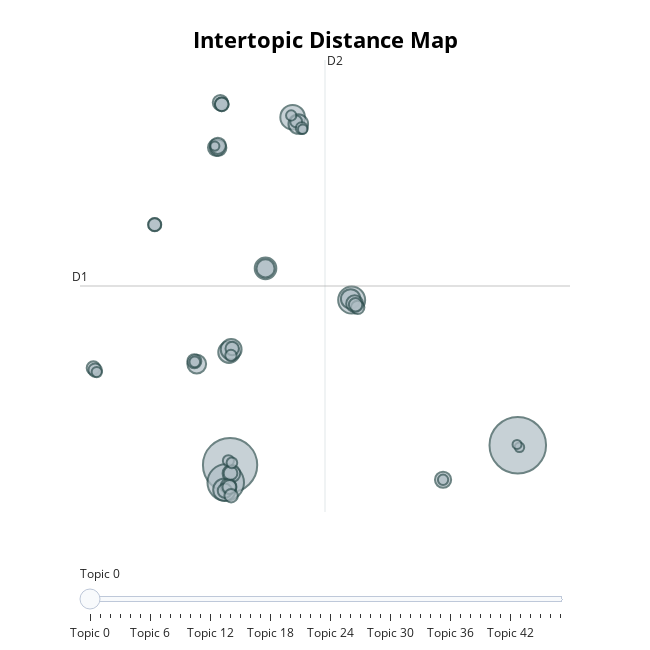
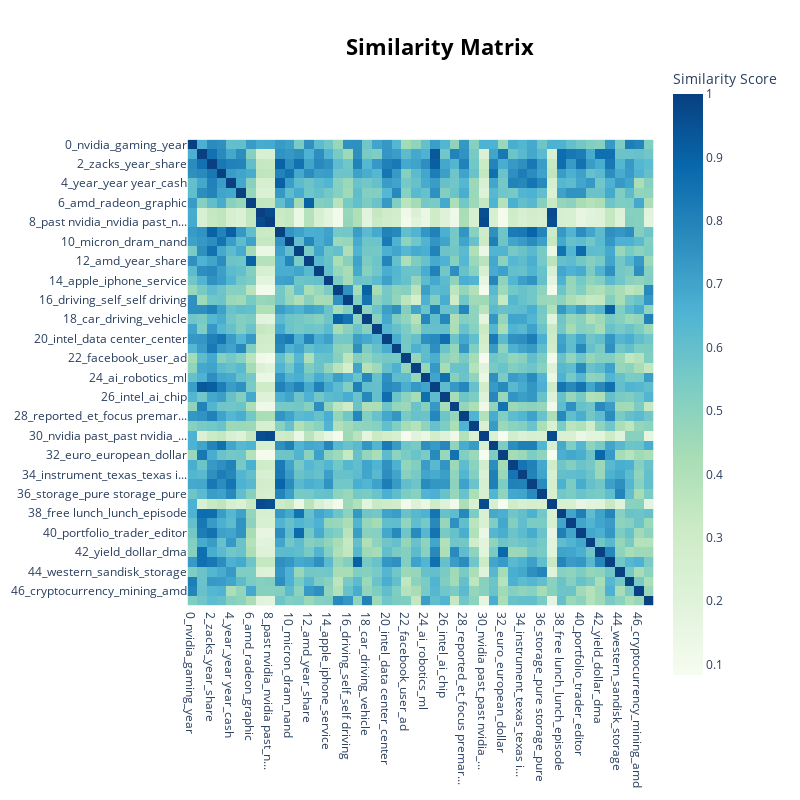

The code cell stored with these charts, in order, in its notebook:
### Code cell
# For Iteration 3
bert_topic3.visualize_topics().show()
bert_topic3.visualize_heatmap().show()

### Figure 1 — Plotly figure (JSON) as saved in the notebook; plotly's stock layout.template omitted (floating-point values rounded to 4 significant figures; data arrays with more than 128 entries replaced by an {"elided": "..."} marker saying what was removed)
{"data": [{"customdata": {"elided": "48x3 mixed values"}, "hovertemplate": "<b>Topic %{customdata[0]}</b><br>%{customdata[1]}<br>Size: %{customdata[2]}", "legendgroup": "", "marker": {"color": "#B0BEC5", "line": {"color": "DarkSlateGrey", "width": 2}, "size": [391, 360, 163, 89, 74, 62, 57, 56, 53, 47, 46, 43, 40, 38, 35, 34, 33, 32, 32, 28, 28, 25, 24, 24, 23, 23, 23, 22, 22, 22, 22, 22, 22, 21, 20, 17, 17, 16, 15, 14, 14, 13, 13, 13, 11, 11, 10, 10], "sizemode": "area", "sizeref": 0.2444, "symbol": "circle"}, "mode": "markers", "name": "", "orientation": "v", "showlegend": false, "type": "scatter", "x": [25.33, 3.586, 3.258, 12.78, 8.314, 3.161, 6.266, 3.502, 3.669, 8.742, 12.7, 1.067, 6.266, 3.686, 13.0, 2.546, 2.687, 19.69, 2.661, 3.457, 2.85, 3.194, 3.541, 0.8855, 2.956, 3.62, 2.957, -6.746, 3.666, 13.23, 3.746, 13.07, -6.61, -2.111, -2.113, 8.578, 8.999, 3.653, 3.46, 3.725, 0.9197, 8.207, -6.49, 19.69, 9.078, 25.46, 25.28, 2.438], "xaxis": "x", "y": [-3.687, -4.932, -6.037, 5.463, 16.99, -6.483, 7.465, 2.176, 2.354, 16.56, 5.538, 1.429, 7.462, -5.467, 5.238, 15.08, 15.07, -5.862, 15.19, -6.263, 17.91, -6.552, -6.315, 1.61, 17.8, -5.447, 17.81, 1.185, -6.863, 5.006, 2.415, 5.166, 1.048, 10.22, 10.22, 16.72, 16.31, 1.977, -4.659, -4.794, 1.575, 17.1, 0.9284, -5.862, 16.23, -3.815, -3.632, 15.17], "yaxis": "y"}], "layout": {"annotations": [{"showarrow": false, "text": "D1", "x": -7.758, "y": 6.352, "yshift": 10}, {"showarrow": false, "text": "D2", "x": 10.76, "xshift": 10, "y": 20.6}], "height": 650, "hoverlabel": {"bgcolor": "white", "font": {"family": "Rockwell", "size": 16}}, "legend": {"itemsizing": "constant", "tracegroupgap": 0}, "margin": {"t": 60}, "shapes": [{"line": {"color": "#CFD8DC", "width": 2}, "type": "line", "x0": 10.76, "x1": 10.76, "y0": -7.892, "y1": 20.6}, {"line": {"color": "#9E9E9E", "width": 2}, "type": "line", "x0": -7.758, "x1": 29.28, "y0": 6.352, "y1": 6.352}], "sliders": [{"active": 0, "pad": {"t": 50}, "steps": [{"args": [{"marker.color": [["red", "#B0BEC5", "#B0BEC5", "#B0BEC5", "#B0BEC5", "#B0BEC5", "#B0BEC5", "#B0BEC5", "#B0BEC5", "#B0BEC5", "#B0BEC5", "#B0BEC5", "#B0BEC5", "#B0BEC5", "#B0BEC5", "#B0BEC5", "#B0BEC5", "#B0BEC5", "#B0BEC5", "#B0BEC5", "#B0BEC5", "#B0BEC5", "#B0BEC5", "#B0BEC5", "#B0BEC5", "#B0BEC5", "#B0BEC5", "#B0BEC5", "#B0BEC5", "#B0BEC5", "#B0BEC5", "#B0BEC5", "#B0BEC5", "#B0BEC5", "#B0BEC5", "#B0BEC5", "#B0BEC5", "#B0BEC5", "#B0BEC5", "#B0BEC5", "#B0BEC5", "#B0BEC5", "#B0BEC5", "#B0BEC5", "#B0BEC5", "#B0BEC5", "#B0BEC5", "#B0BEC5"]]}], "label": "Topic 0", "method": "update"}, {"args": [{"marker.color": [["#B0BEC5", "red", "#B0BEC5", "#B0BEC5", "#B0BEC5", "#B0BEC5", "#B0BEC5", "#B0BEC5", "#B0BEC5", "#B0BEC5", "#B0BEC5", "#B0BEC5", "#B0BEC5", "#B0BEC5", "#B0BEC5", "#B0BEC5", "#B0BEC5", "#B0BEC5", "#B0BEC5", "#B0BEC5", "#B0BEC5", "#B0BEC5", "#B0BEC5", "#B0BEC5", "#B0BEC5", "#B0BEC5", "#B0BEC5", "#B0BEC5", "#B0BEC5", "#B0BEC5", "#B0BEC5", "#B0BEC5", "#B0BEC5", "#B0BEC5", "#B0BEC5", "#B0BEC5", "#B0BEC5", "#B0BEC5", "#B0BEC5", "#B0BEC5", "#B0BEC5", "#B0BEC5", "#B0BEC5", "#B0BEC5", "#B0BEC5", "#B0BEC5", "#B0BEC5", "#B0BEC5"]]}], "label": "Topic 1", "method": "update"}, {"args": [{"marker.color": [["#B0BEC5", "#B0BEC5", "red", "#B0BEC5", "#B0BEC5", "#B0BEC5", "#B0BEC5", "#B0BEC5", "#B0BEC5", "#B0BEC5", "#B0BEC5", "#B0BEC5", "#B0BEC5", "#B0BEC5", "#B0BEC5", "#B0BEC5", "#B0BEC5", "#B0BEC5", "#B0BEC5", "#B0BEC5", "#B0BEC5", "#B0BEC5", "#B0BEC5", "#B0BEC5", "#B0BEC5", "#B0BEC5", "#B0BEC5", "#B0BEC5", "#B0BEC5", "#B0BEC5", "#B0BEC5", "#B0BEC5", "#B0BEC5", "#B0BEC5", "#B0BEC5", "#B0BEC5", "#B0BEC5", "#B0BEC5", "#B0BEC5", "#B0BEC5", "#B0BEC5", "#B0BEC5", "#B0BEC5", "#B0BEC5", "#B0BEC5", "#B0BEC5", "#B0BEC5", "#B0BEC5"]]}], "label": "Topic 2", "method": "update"}, {"args": [{"marker.color": [["#B0BEC5", "#B0BEC5", "#B0BEC5", "red", "#B0BEC5", "#B0BEC5", "#B0BEC5", "#B0BEC5", "#B0BEC5", "#B0BEC5", "#B0BEC5", "#B0BEC5", "#B0BEC5", "#B0BEC5", "#B0BEC5", "#B0BEC5", "#B0BEC5", "#B0BEC5", "#B0BEC5", "#B0BEC5", "#B0BEC5", "#B0BEC5", "#B0BEC5", "#B0BEC5", "#B0BEC5", "#B0BEC5", "#B0BEC5", "#B0BEC5", "#B0BEC5", "#B0BEC5", "#B0BEC5", "#B0BEC5", "#B0BEC5", "#B0BEC5", "#B0BEC5", "#B0BEC5", "#B0BEC5", "#B0BEC5", "#B0BEC5", "#B0BEC5", "#B0BEC5", "#B0BEC5", "#B0BEC5", "#B0BEC5", "#B0BEC5", "#B0BEC5", "#B0BEC5", "#B0BEC5"]]}], "label": "Topic 3", "method": "update"}, {"args": [{"marker.color": [["#B0BEC5", "#B0BEC5", "#B0BEC5", "#B0BEC5", "red", "#B0BEC5", "#B0BEC5", "#B0BEC5", "#B0BEC5", "#B0BEC5", "#B0BEC5", "#B0BEC5", "#B0BEC5", "#B0BEC5", "#B0BEC5", "#B0BEC5", "#B0BEC5", "#B0BEC5", "#B0BEC5", "#B0BEC5", "#B0BEC5", "#B0BEC5", "#B0BEC5", "#B0BEC5", "#B0BEC5", "#B0BEC5", "#B0BEC5", "#B0BEC5", "#B0BEC5", "#B0BEC5", "#B0BEC5", "#B0BEC5", "#B0BEC5", "#B0BEC5", "#B0BEC5", "#B0BEC5", "#B0BEC5", "#B0BEC5", "#B0BEC5", "#B0BEC5", "#B0BEC5", "#B0BEC5", "#B0BEC5", "#B0BEC5", "#B0BEC5", "#B0BEC5", "#B0BEC5", "#B0BEC5"]]}], "label": "Topic 4", "method": "update"}, {"args": [{"marker.color": [["#B0BEC5", "#B0BEC5", "#B0BEC5", "#B0BEC5", "#B0BEC5", "red", "#B0BEC5", "#B0BEC5", "#B0BEC5", "#B0BEC5", "#B0BEC5", "#B0BEC5", "#B0BEC5", "#B0BEC5", "#B0BEC5", "#B0BEC5", "#B0BEC5", "#B0BEC5", "#B0BEC5", "#B0BEC5", "#B0BEC5", "#B0BEC5", "#B0BEC5", "#B0BEC5", "#B0BEC5", "#B0BEC5", "#B0BEC5", "#B0BEC5", "#B0BEC5", "#B0BEC5", "#B0BEC5", "#B0BEC5", "#B0BEC5", "#B0BEC5", "#B0BEC5", "#B0BEC5", "#B0BEC5", "#B0BEC5", "#B0BEC5", "#B0BEC5", "#B0BEC5", "#B0BEC5", "#B0BEC5", "#B0BEC5", "#B0BEC5", "#B0BEC5", "#B0BEC5", "#B0BEC5"]]}], "label": "Topic 5", "method": "update"}, {"args": [{"marker.color": [["#B0BEC5", "#B0BEC5", "#B0BEC5", "#B0BEC5", "#B0BEC5", "#B0BEC5", "red", "#B0BEC5", "#B0BEC5", "#B0BEC5", "#B0BEC5", "#B0BEC5", "#B0BEC5", "#B0BEC5", "#B0BEC5", "#B0BEC5", "#B0BEC5", "#B0BEC5", "#B0BEC5", "#B0BEC5", "#B0BEC5", "#B0BEC5", "#B0BEC5", "#B0BEC5", "#B0BEC5", "#B0BEC5", "#B0BEC5", "#B0BEC5", "#B0BEC5", "#B0BEC5", "#B0BEC5", "#B0BEC5", "#B0BEC5", "#B0BEC5", "#B0BEC5", "#B0BEC5", "#B0BEC5", "#B0BEC5", "#B0BEC5", "#B0BEC5", "#B0BEC5", "#B0BEC5", "#B0BEC5", "#B0BEC5", "#B0BEC5", "#B0BEC5", "#B0BEC5", "#B0BEC5"]]}], "label": "Topic 6", "method": "update"}, {"args": [{"marker.color": [["#B0BEC5", "#B0BEC5", "#B0BEC5", "#B0BEC5", "#B0BEC5", "#B0BEC5", "#B0BEC5", "red", "#B0BEC5", "#B0BEC5", "#B0BEC5", "#B0BEC5", "#B0BEC5", "#B0BEC5", "#B0BEC5", "#B0BEC5", "#B0BEC5", "#B0BEC5", "#B0BEC5", "#B0BEC5", "#B0BEC5", "#B0BEC5", "#B0BEC5", "#B0BEC5", "#B0BEC5", "#B0BEC5", "#B0BEC5", "#B0BEC5", "#B0BEC5", "#B0BEC5", "#B0BEC5", "#B0BEC5", "#B0BEC5", "#B0BEC5", "#B0BEC5", "#B0BEC5", "#B0BEC5", "#B0BEC5", "#B0BEC5", "#B0BEC5", "#B0BEC5", "#B0BEC5", "#B0BEC5", "#B0BEC5", "#B0BEC5", "#B0BEC5", "#B0BEC5", "#B0BEC5"]]}], "label": "Topic 7", "method": "update"}, {"args": [{"marker.color": [["#B0BEC5", "#B0BEC5", "#B0BEC5", "#B0BEC5", "#B0BEC5", "#B0BEC5", "#B0BEC5", "#B0BEC5", "red", "#B0BEC5", "#B0BEC5", "#B0BEC5", "#B0BEC5", "#B0BEC5", "#B0BEC5", "#B0BEC5", "#B0BEC5", "#B0BEC5", "#B0BEC5", "#B0BEC5", "#B0BEC5", "#B0BEC5", "#B0BEC5", "#B0BEC5", "#B0BEC5", "#B0BEC5", "#B0BEC5", "#B0BEC5", "#B0BEC5", "#B0BEC5", "#B0BEC5", "#B0BEC5", "#B0BEC5", "#B0BEC5", "#B0BEC5", "#B0BEC5", "#B0BEC5", "#B0BEC5", "#B0BEC5", "#B0BEC5", "#B0BEC5", "#B0BEC5", "#B0BEC5", "#B0BEC5", "#B0BEC5", "#B0BEC5", "#B0BEC5", "#B0BEC5"]]}], "label": "Topic 8", "method": "update"}, {"args": [{"marker.color": [["#B0BEC5", "#B0BEC5", "#B0BEC5", "#B0BEC5", "#B0BEC5", "#B0BEC5", "#B0BEC5", "#B0BEC5", "#B0BEC5", "red", "#B0BEC5", "#B0BEC5", "#B0BEC5", "#B0BEC5", "#B0BEC5", "#B0BEC5", "#B0BEC5", "#B0BEC5", "#B0BEC5", "#B0BEC5", "#B0BEC5", "#B0BEC5", "#B0BEC5", "#B0BEC5", "#B0BEC5", "#B0BEC5", "#B0BEC5", "#B0BEC5", "#B0BEC5", "#B0BEC5", "#B0BEC5", "#B0BEC5", "#B0BEC5", "#B0BEC5", "#B0BEC5", "#B0BEC5", "#B0BEC5", "#B0BEC5", "#B0BEC5", "#B0BEC5", "#B0BEC5", "#B0BEC5", "#B0BEC5", "#B0BEC5", "#B0BEC5", "#B0BEC5", "#B0BEC5", "#B0BEC5"]]}], "label": "Topic 9", "method": "update"}, {"args": [{"marker.color": [["#B0BEC5", "#B0BEC5", "#B0BEC5", "#B0BEC5", "#B0BEC5", "#B0BEC5", "#B0BEC5", "#B0BEC5", "#B0BEC5", "#B0BEC5", "red", "#B0BEC5", "#B0BEC5", "#B0BEC5", "#B0BEC5", "#B0BEC5", "#B0BEC5", "#B0BEC5", "#B0BEC5", "#B0BEC5", "#B0BEC5", "#B0BEC5", "#B0BEC5", "#B0BEC5", "#B0BEC5", "#B0BEC5", "#B0BEC5", "#B0BEC5", "#B0BEC5", "#B0BEC5", "#B0BEC5", "#B0BEC5", "#B0BEC5", "#B0BEC5", "#B0BEC5", "#B0BEC5", "#B0BEC5", "#B0BEC5", "#B0BEC5", "#B0BEC5", "#B0BEC5", "#B0BEC5", "#B0BEC5", "#B0BEC5", "#B0BEC5", "#B0BEC5", "#B0BEC5", "#B0BEC5"]]}], "label": "Topic 10", "method": "update"}, {"args": [{"marker.color": [["#B0BEC5", "#B0BEC5", "#B0BEC5", "#B0BEC5", "#B0BEC5", "#B0BEC5", "#B0BEC5", "#B0BEC5", "#B0BEC5", "#B0BEC5", "#B0BEC5", "red", "#B0BEC5", "#B0BEC5", "#B0BEC5", "#B0BEC5", "#B0BEC5", "#B0BEC5", "#B0BEC5", "#B0BEC5", "#B0BEC5", "#B0BEC5", "#B0BEC5", "#B0BEC5", "#B0BEC5", "#B0BEC5", "#B0BEC5", "#B0BEC5", "#B0BEC5", "#B0BEC5", "#B0BEC5", "#B0BEC5", "#B0BEC5", "#B0BEC5", "#B0BEC5", "#B0BEC5", "#B0BEC5", "#B0BEC5", "#B0BEC5", "#B0BEC5", "#B0BEC5", "#B0BEC5", "#B0BEC5", "#B0BEC5", "#B0BEC5", "#B0BEC5", "#B0BEC5", "#B0BEC5"]]}], "label": "Topic 11", "method": "update"}, {"args": [{"marker.color": [["#B0BEC5", "#B0BEC5", "#B0BEC5", "#B0BEC5", "#B0BEC5", "#B0BEC5", "#B0BEC5", "#B0BEC5", "#B0BEC5", "#B0BEC5", "#B0BEC5", "#B0BEC5", "red", "#B0BEC5", "#B0BEC5", "#B0BEC5", "#B0BEC5", "#B0BEC5", "#B0BEC5", "#B0BEC5", "#B0BEC5", "#B0BEC5", "#B0BEC5", "#B0BEC5", "#B0BEC5", "#B0BEC5", "#B0BEC5", "#B0BEC5", "#B0BEC5", "#B0BEC5", "#B0BEC5", "#B0BEC5", "#B0BEC5", "#B0BEC5", "#B0BEC5", "#B0BEC5", "#B0BEC5", "#B0BEC5", "#B0BEC5", "#B0BEC5", "#B0BEC5", "#B0BEC5", "#B0BEC5", "#B0BEC5", "#B0BEC5", "#B0BEC5", "#B0BEC5", "#B0BEC5"]]}], "label": "Topic 12", "method": "update"}, {"args": [{"marker.color": [["#B0BEC5", "#B0BEC5", "#B0BEC5", "#B0BEC5", "#B0BEC5", "#B0BEC5", "#B0BEC5", "#B0BEC5", "#B0BEC5", "#B0BEC5", "#B0BEC5", "#B0BEC5", "#B0BEC5", "red", "#B0BEC5", "#B0BEC5", "#B0BEC5", "#B0BEC5", "#B0BEC5", "#B0BEC5", "#B0BEC5", "#B0BEC5", "#B0BEC5", "#B0BEC5", "#B0BEC5", "#B0BEC5", "#B0BEC5", "#B0BEC5", "#B0BEC5", "#B0BEC5", "#B0BEC5", "#B0BEC5", "#B0BEC5", "#B0BEC5", "#B0BEC5", "#B0BEC5", "#B0BEC5", "#B0BEC5", "#B0BEC5", "#B0BEC5", "#B0BEC5", "#B0BEC5", "#B0BEC5", "#B0BEC5", "#B0BEC5", "#B0BEC5", "#B0BEC5", "#B0BEC5"]]}], "label": "Topic 13", "method": "update"}, {"args": [{"marker.color": [["#B0BEC5", "#B0BEC5", "#B0BEC5", "#B0BEC5", "#B0BEC5", "#B0BEC5", "#B0BEC5", "#B0BEC5", "#B0BEC5", "#B0BEC5", "#B0BEC5", "#B0BEC5", "#B0BEC5", "#B0BEC5", "red", "#B0BEC5", "#B0BEC5", "#B0BEC5", "#B0BEC5", "#B0BEC5", "#B0BEC5", "#B0BEC5", "#B0BEC5", "#B0BEC5", "#B0BEC5", "#B0BEC5", "#B0BEC5", "#B0BEC5", "#B0BEC5", "#B0BEC5", "#B0BEC5", "#B0BEC5", "#B0BEC5", "#B0BEC5", "#B0BEC5", "#B0BEC5", "#B0BEC5", "#B0BEC5", "#B0BEC5", "#B0BEC5", "#B0BEC5", "#B0BEC5", "#B0BEC5", "#B0BEC5", "#B0BEC5", "#B0BEC5", "#B0BEC5", "#B0BEC5"]]}], "label": "Topic 14", "method": "update"}, {"args": [{"marker.color": [["#B0BEC5", "#B0BEC5", "#B0BEC5", "#B0BEC5", "#B0BEC5", "#B0BEC5", "#B0BEC5", "#B0BEC5", "#B0BEC5", "#B0BEC5", "#B0BEC5", "#B0BEC5", "#B0BEC5", "#B0BEC5", "#B0BEC5", "red", "#B0BEC5", "#B0BEC5", "#B0BEC5", "#B0BEC5", "#B0BEC5", "#B0BEC5", "#B0BEC5", "#B0BEC5", "#B0BEC5", "#B0BEC5", "#B0BEC5", "#B0BEC5", "#B0BEC5", "#B0BEC5", "#B0BEC5", "#B0BEC5", "#B0BEC5", "#B0BEC5", "#B0BEC5", "#B0BEC5", "#B0BEC5", "#B0BEC5", "#B0BEC5", "#B0BEC5", "#B0BEC5", "#B0BEC5", "#B0BEC5", "#B0BEC5", "#B0BEC5", "#B0BEC5", "#B0BEC5", "#B0BEC5"]]}], "label": "Topic 15", "method": "update"}, {"args": [{"marker.color": [["#B0BEC5", "#B0BEC5", "#B0BEC5", "#B0BEC5", "#B0BEC5", "#B0BEC5", "#B0BEC5", "#B0BEC5", "#B0BEC5", "#B0BEC5", "#B0BEC5", "#B0BEC5", "#B0BEC5", "#B0BEC5", "#B0BEC5", "#B0BEC5", "red", "#B0BEC5", "#B0BEC5", "#B0BEC5", "#B0BEC5", "#B0BEC5", "#B0BEC5", "#B0BEC5", "#B0BEC5", "#B0BEC5", "#B0BEC5", "#B0BEC5", "#B0BEC5", "#B0BEC5", "#B0BEC5", "#B0BEC5", "#B0BEC5", "#B0BEC5", "#B0BEC5", "#B0BEC5", "#B0BEC5", "#B0BEC5", "#B0BEC5", "#B0BEC5", "#B0BEC5", "#B0BEC5", "#B0BEC5", "#B0BEC5", "#B0BEC5", "#B0BEC5", "#B0BEC5", "#B0BEC5"]]}], "label": "Topic 16", "method": "update"}, {"args": [{"marker.color": [["#B0BEC5", "#B0BEC5", "#B0BEC5", "#B0BEC5", "#B0BEC5", "#B0BEC5", "#B0BEC5", "#B0BEC5", "#B0BEC5", "#B0BEC5", "#B0BEC5", "#B0BEC5", "#B0BEC5", "#B0BEC5", "#B0BEC5", "#B0BEC5", "#B0BEC5", "red", "#B0BEC5", "#B0BEC5", "#B0BEC5", "#B0BEC5", "#B0BEC5", "#B0BEC5", "#B0BEC5", "#B0BEC5", "#B0BEC5", "#B0BEC5", "#B0BEC5", "#B0BEC5", "#B0BEC5", "#B0BEC5", "#B0BEC5", "#B0BEC5", "#B0BEC5", "#B0BEC5", "#B0BEC5", "#B0BEC5", "#B0BEC5", "#B0BEC5", "#B0BEC5", "#B0BEC5", "#B0BEC5", "#B0BEC5", "#B0BEC5", "#B0BEC5", "#B0BEC5", "#B0BEC5"]]}], "label": "Topic 17", "method": "update"}, {"args": [{"marker.color": [["#B0BEC5", "#B0BEC5", "#B0BEC5", "#B0BEC5", "#B0BEC5", "#B0BEC5", "#B0BEC5", "#B0BEC5", "#B0BEC5", "#B0BEC5", "#B0BEC5", "#B0BEC5", "#B0BEC5", "#B0BEC5", "#B0BEC5", "#B0BEC5", "#B0BEC5", "#B0BEC5", "red", "#B0BEC5", "#B0BEC5", "#B0BEC5", "#B0BEC5", "#B0BEC5", "#B0BEC5", "#B0BEC5", "#B0BEC5", "#B0BEC5", "#B0BEC5", "#B0BEC5", "#B0BEC5", "#B0BEC5", "#B0BEC5", "#B0BEC5", "#B0BEC5", "#B0BEC5", "#B0BEC5", "#B0BEC5", "#B0BEC5", "#B0BEC5", "#B0BEC5", "#B0BEC5", "#B0BEC5", "#B0BEC5", "#B0BEC5", "#B0BEC5", "#B0BEC5", "#B0BEC5"]]}], "label": "Topic 18", "method": "update"}, {"args": [{"marker.color": [["#B0BEC5", "#B0BEC5", "#B0BEC5", "#B0BEC5", "#B0BEC5", "#B0BEC5", "#B0BEC5", "#B0BEC5", "#B0BEC5", "#B0BEC5", "#B0BEC5", "#B0BEC5", "#B0BEC5", "#B0BEC5", "#B0BEC5", "#B0BEC5", "#B0BEC5", "#B0BEC5", "#B0BEC5", "red", "#B0BEC5", "#B0BEC5", "#B0BEC5", "#B0BEC5", "#B0BEC5", "#B0BEC5", "#B0BEC5", "#B0BEC5", "#B0BEC5", "#B0BEC5", "#B0BEC5", "#B0BEC5", "#B0BEC5", "#B0BEC5", "#B0BEC5", "#B0BEC5", "#B0BEC5", "#B0BEC5", "#B0BEC5", "#B0BEC5", "#B0BEC5", "#B0BEC5", "#B0BEC5", "#B0BEC5", "#B0BEC5", "#B0BEC5", "#B0BEC5", "#B0BEC5"]]}], "label": "Topic 19", "method": "update"}, {"args": [{"marker.color": [["#B0BEC5", "#B0BEC5", "#B0BEC5", "#B0BEC5", "#B0BEC5", "#B0BEC5", "#B0BEC5", "#B0BEC5", "#B0BEC5", "#B0BEC5", "#B0BEC5", "#B0BEC5", "#B0BEC5", "#B0BEC5", "#B0BEC5", "#B0BEC5", "#B0BEC5", "#B0BEC5", "#B0BEC5", "#B0BEC5", "red", "#B0BEC5", "#B0BEC5", "#B0BEC5", "#B0BEC5", "#B0BEC5", "#B0BEC5", "#B0BEC5", "#B0BEC5", "#B0BEC5", "#B0BEC5", "#B0BEC5", "#B0BEC5", "#B0BEC5", "#B0BEC5", "#B0BEC5", "#B0BEC5", "#B0BEC5", "#B0BEC5", "#B0BEC5", "#B0BEC5", "#B0BEC5", "#B0BEC5", "#B0BEC5", "#B0BEC5", "#B0BEC5", "#B0BEC5", "#B0BEC5"]]}], "label": "Topic 20", "method": "update"}, {"args": [{"marker.color": [["#B0BEC5", "#B0BEC5", "#B0BEC5", "#B0BEC5", "#B0BEC5", "#B0BEC5", "#B0BEC5", "#B0BEC5", "#B0BEC5", "#B0BEC5", "#B0BEC5", "#B0BEC5", "#B0BEC5", "#B0BEC5", "#B0BEC5", "#B0BEC5", "#B0BEC5", "#B0BEC5", "#B0BEC5", "#B0BEC5", "#B0BEC5", "red", "#B0BEC5", "#B0BEC5", "#B0BEC5", "#B0BEC5", "#B0BEC5", "#B0BEC5", "#B0BEC5", "#B0BEC5", "#B0BEC5", "#B0BEC5", "#B0BEC5", "#B0BEC5", "#B0BEC5", "#B0BEC5", "#B0BEC5", "#B0BEC5", "#B0BEC5", "#B0BEC5", "#B0BEC5", "#B0BEC5", "#B0BEC5", "#B0BEC5", "#B0BEC5", "#B0BEC5", "#B0BEC5", "#B0BEC5"]]}], "label": "Topic 21", "method": "update"}, {"args": [{"marker.color": [["#B0BEC5", "#B0BEC5", "#B0BEC5", "#B0BEC5", "#B0BEC5", "#B0BEC5", "#B0BEC5", "#B0BEC5", "#B0BEC5", "#B0BEC5", "#B0BEC5", "#B0BEC5", "#B0BEC5", "#B0BEC5", "#B0BEC5", "#B0BEC5", "#B0BEC5", "#B0BEC5", "#B0BEC5", "#B0BEC5", "#B0BEC5", "#B0BEC5", "red", "#B0BEC5", "#B0BEC5", "#B0BEC5", "#B0BEC5", "#B0BEC5", "#B0BEC5", "#B0BEC5", "#B0BEC5", "#B0BEC5", "#B0BEC5", "#B0BEC5", "#B0BEC5", "#B0BEC5", "#B0BEC5", "#B0BEC5", "#B0BEC5", "#B0BEC5", "#B0BEC5", "#B0BEC5", "#B0BEC5", "#B0BEC5", "#B0BEC5", "#B0BEC5", "#B0BEC5", "#B0BEC5"]]}], "label": "Topic 22", "method": "update"}, {"args": [{"marker.color": [["#B0BEC5", "#B0BEC5", "#B0BEC5", "#B0BEC5", "#B0BEC5", "#B0BEC5", "#B0BEC5", "#B0BEC5", "#B0BEC5", "#B0BEC5", "#B0BEC5", "#B0BEC5", "#B0BEC5", "#B0BEC5", "#B0BEC5", "#B0BEC5", "#B0BEC5", "#B0BEC5", "#B0BEC5", "#B0BEC5", "#B0BEC5", "#B0BEC5", "#B0BEC5", "red", "#B0BEC5", "#B0BEC5", "#B0BEC5", "#B0BEC5", "#B0BEC5", "#B0BEC5", "#B0BEC5", "#B0BEC5", "#B0BEC5", "#B0BEC5", "#B0BEC5", "#B0BEC5", "#B0BEC5", "#B0BEC5", "#B0BEC5", "#B0BEC5", "#B0BEC5", "#B0BEC5", "#B0BEC5", "#B0BEC5", "#B0BEC5", "#B0BEC5", "#B0BEC5", "#B0BEC5"]]}], "label": "Topic 23", "method": "update"}, {"args": [{"marker.color": [["#B0BEC5", "#B0BEC5", "#B0BEC5", "#B0BEC5", "#B0BEC5", "#B0BEC5", "#B0BEC5", "#B0BEC5", "#B0BEC5", "#B0BEC5", "#B0BEC5", "#B0BEC5", "#B0BEC5", "#B0BEC5", "#B0BEC5", "#B0BEC5", "#B0BEC5", "#B0BEC5", "#B0BEC5", "#B0BEC5", "#B0BEC5", "#B0BEC5", "#B0BEC5", "#B0BEC5", "red", "#B0BEC5", "#B0BEC5", "#B0BEC5", "#B0BEC5", "#B0BEC5", "#B0BEC5", "#B0BEC5", "#B0BEC5", "#B0BEC5", "#B0BEC5", "#B0BEC5", "#B0BEC5", "#B0BEC5", "#B0BEC5", "#B0BEC5", "#B0BEC5", "#B0BEC5", "#B0BEC5", "#B0BEC5", "#B0BEC5", "#B0BEC5", "#B0BEC5", "#B0BEC5"]]}], "label": "Topic 24", "method": "update"}, {"args": [{"marker.color": [["#B0BEC5", "#B0BEC5", "#B0BEC5", "#B0BEC5", "#B0BEC5", "#B0BEC5", "#B0BEC5", "#B0BEC5", "#B0BEC5", "#B0BEC5", "#B0BEC5", "#B0BEC5", "#B0BEC5", "#B0BEC5", "#B0BEC5", "#B0BEC5", "#B0BEC5", "#B0BEC5", "#B0BEC5", "#B0BEC5", "#B0BEC5", "#B0BEC5", "#B0BEC5", "#B0BEC5", "#B0BEC5", "red", "#B0BEC5", "#B0BEC5", "#B0BEC5", "#B0BEC5", "#B0BEC5", "#B0BEC5", "#B0BEC5", "#B0BEC5", "#B0BEC5", "#B0BEC5", "#B0BEC5", "#B0BEC5", "#B0BEC5", "#B0BEC5", "#B0BEC5", "#B0BEC5", "#B0BEC5", "#B0BEC5", "#B0BEC5", "#B0BEC5", "#B0BEC5", "#B0BEC5"]]}], "label": "Topic 25", "method": "update"}, {"args": [{"marker.color": [["#B0BEC5", "#B0BEC5", "#B0BEC5", "#B0BEC5", "#B0BEC5", "#B0BEC5", "#B0BEC5", "#B0BEC5", "#B0BEC5", "#B0BEC5", "#B0BEC5", "#B0BEC5", "#B0BEC5", "#B0BEC5", "#B0BEC5", "#B0BEC5", "#B0BEC5", "#B0BEC5", "#B0BEC5", "#B0BEC5", "#B0BEC5", "#B0BEC5", "#B0BEC5", "#B0BEC5", "#B0BEC5", "#B0BEC5", "red", "#B0BEC5", "#B0BEC5", "#B0BEC5", "#B0BEC5", "#B0BEC5", "#B0BEC5", "#B0BEC5", "#B0BEC5", "#B0BEC5", "#B0BEC5", "#B0BEC5", "#B0BEC5", "#B0BEC5", "#B0BEC5", "#B0BEC5", "#B0BEC5", "#B0BEC5", "#B0BEC5", "#B0BEC5", "#B0BEC5", "#B0BEC5"]]}], "label": "Topic 26", "method": "update"}, {"args": [{"marker.color": [["#B0BEC5", "#B0BEC5", "#B0BEC5", "#B0BEC5", "#B0BEC5", "#B0BEC5", "#B0BEC5", "#B0BEC5", "#B0BEC5", "#B0BEC5", "#B0BEC5", "#B0BEC5", "#B0BEC5", "#B0BEC5", "#B0BEC5", "#B0BEC5", "#B0BEC5", "#B0BEC5", "#B0BEC5", "#B0BEC5", "#B0BEC5", "#B0BEC5", "#B0BEC5", "#B0BEC5", "#B0BEC5", "#B0BEC5", "#B0BEC5", "red", "#B0BEC5", "#B0BEC5", "#B0BEC5", "#B0BEC5", "#B0BEC5", "#B0BEC5", "#B0BEC5", "#B0BEC5", "#B0BEC5", "#B0BEC5", "#B0BEC5", "#B0BEC5", "#B0BEC5", "#B0BEC5", "#B0BEC5", "#B0BEC5", "#B0BEC5", "#B0BEC5", "#B0BEC5", "#B0BEC5"]]}], "label": "Topic 27", "method": "update"}, {"args": [{"marker.color": [["#B0BEC5", "#B0BEC5", "#B0BEC5", "#B0BEC5", "#B0BEC5", "#B0BEC5", "#B0BEC5", "#B0BEC5", "#B0BEC5", "#B0BEC5", "#B0BEC5", "#B0BEC5", "#B0BEC5", "#B0BEC5", "#B0BEC5", "#B0BEC5", "#B0BEC5", "#B0BEC5", "#B0BEC5", "#B0BEC5", "#B0BEC5", "#B0BEC5", "#B0BEC5", "#B0BEC5", "#B0BEC5", "#B0BEC5", "#B0BEC5", "#B0BEC5", "red", "#B0BEC5", "#B0BEC5", "#B0BEC5", "#B0BEC5", "#B0BEC5", "#B0BEC5", "#B0BEC5", "#B0BEC5", "#B0BEC5", "#B0BEC5", "#B0BEC5", "#B0BEC5", "#B0BEC5", "#B0BEC5", "#B0BEC5", "#B0BEC5", "#B0BEC5", "#B0BEC5", "#B0BEC5"]]}], "label": "Topic 28", "method": "update"}, {"args": [{"marker.color": [["#B0BEC5", "#B0BEC5", "#B0BEC5", "#B0BEC5", "#B0BEC5", "#B0BEC5", "#B0BEC5", "#B0BEC5", "#B0BEC5", "#B0BEC5", "#B0BEC5", "#B0BEC5", "#B0BEC5", "#B0BEC5", "#B0BEC5", "#B0BEC5", "#B0BEC5", "#B0BEC5", "#B0BEC5", "#B0BEC5", "#B0BEC5", "#B0BEC5", "#B0BEC5", "#B0BEC5", "#B0BEC5", "#B0BEC5", "#B0BEC5", "#B0BEC5", "#B0BEC5", "red", "#B0BEC5", "#B0BEC5", "#B0BEC5", "#B0BEC5", "#B0BEC5", "#B0BEC5", "#B0BEC5", "#B0BEC5", "#B0BEC5", "#B0BEC5", "#B0BEC5", "#B0BEC5", "#B0BEC5", "#B0BEC5", "#B0BEC5", "#B0BEC5", "#B0BEC5", "#B0BEC5"]]}], "label": "Topic 29", "method": "update"}, {"args": [{"marker.color": [["#B0BEC5", "#B0BEC5", "#B0BEC5", "#B0BEC5", "#B0BEC5", "#B0BEC5", "#B0BEC5", "#B0BEC5", "#B0BEC5", "#B0BEC5", "#B0BEC5", "#B0BEC5", "#B0BEC5", "#B0BEC5", "#B0BEC5", "#B0BEC5", "#B0BEC5", "#B0BEC5", "#B0BEC5", "#B0BEC5", "#B0BEC5", "#B0BEC5", "#B0BEC5", "#B0BEC5", "#B0BEC5", "#B0BEC5", "#B0BEC5", "#B0BEC5", "#B0BEC5", "#B0BEC5", "red", "#B0BEC5", "#B0BEC5", "#B0BEC5", "#B0BEC5", "#B0BEC5", "#B0BEC5", "#B0BEC5", "#B0BEC5", "#B0BEC5", "#B0BEC5", "#B0BEC5", "#B0BEC5", "#B0BEC5", "#B0BEC5", "#B0BEC5", "#B0BEC5", "#B0BEC5"]]}], "label": "Topic 30", "method": "update"}, {"args": [{"marker.color": [["#B0BEC5", "#B0BEC5", "#B0BEC5", "#B0BEC5", "#B0BEC5", "#B0BEC5", "#B0BEC5", "#B0BEC5", "#B0BEC5", "#B0BEC5", "#B0BEC5", "#B0BEC5", "#B0BEC5", "#B0BEC5", "#B0BEC5", "#B0BEC5", "#B0BEC5", "#B0BEC5", "#B0BEC5", "#B0BEC5", "#B0BEC5", "#B0BEC5", "#B0BEC5", "#B0BEC5", "#B0BEC5", "#B0BEC5", "#B0BEC5", "#B0BEC5", "#B0BEC5", "#B0BEC5", "#B0BEC5", "red", "#B0BEC5", "#B0BEC5", "#B0BEC5", "#B0BEC5", "#B0BEC5", "#B0BEC5", "#B0BEC5", "#B0BEC5", "#B0BEC5", "#B0BEC5", "#B0BEC5", "#B0BEC5", "#B0BEC5", "#B0BEC5", "#B0BEC5", "#B0BEC5"]]}], "label": "Topic 31", "method": "update"}, {"args": [{"marker.color": [["#B0BEC5", "#B0BEC5", "#B0BEC5", "#B0BEC5", "#B0BEC5", "#B0BEC5", "#B0BEC5", "#B0BEC5", "#B0BEC5", "#B0BEC5", "#B0BEC5", "#B0BEC5", "#B0BEC5", "#B0BEC5", "#B0BEC5", "#B0BEC5", "#B0BEC5", "#B0BEC5", "#B0BEC5", "#B0BEC5", "#B0BEC5", "#B0BEC5", "#B0BEC5", "#B0BEC5", "#B0BEC5", "#B0BEC5", "#B0BEC5", "#B0BEC5", "#B0BEC5", "#B0BEC5", "#B0BEC5", "#B0BEC5", "red", "#B0BEC5", "#B0BEC5", "#B0BEC5", "#B0BEC5", "#B0BEC5", "#B0BEC5", "#B0BEC5", "#B0BEC5", "#B0BEC5", "#B0BEC5", "#B0BEC5", "#B0BEC5", "#B0BEC5", "#B0BEC5", "#B0BEC5"]]}], "label": "Topic 32", "method": "update"}, {"args": [{"marker.color": [["#B0BEC5", "#B0BEC5", "#B0BEC5", "#B0BEC5", "#B0BEC5", "#B0BEC5", "#B0BEC5", "#B0BEC5", "#B0BEC5", "#B0BEC5", "#B0BEC5", "#B0BEC5", "#B0BEC5", "#B0BEC5", "#B0BEC5", "#B0BEC5", "#B0BEC5", "#B0BEC5", "#B0BEC5", "#B0BEC5", "#B0BEC5", "#B0BEC5", "#B0BEC5", "#B0BEC5", "#B0BEC5", "#B0BEC5", "#B0BEC5", "#B0BEC5", "#B0BEC5", "#B0BEC5", "#B0BEC5", "#B0BEC5", "#B0BEC5", "red", "#B0BEC5", "#B0BEC5", "#B0BEC5", "#B0BEC5", "#B0BEC5", "#B0BEC5", "#B0BEC5", "#B0BEC5", "#B0BEC5", "#B0BEC5", "#B0BEC5", "#B0BEC5", "#B0BEC5", "#B0BEC5"]]}], "label": "Topic 33", "method": "update"}, {"args": [{"marker.color": [["#B0BEC5", "#B0BEC5", "#B0BEC5", "#B0BEC5", "#B0BEC5", "#B0BEC5", "#B0BEC5", "#B0BEC5", "#B0BEC5", "#B0BEC5", "#B0BEC5", "#B0BEC5", "#B0BEC5", "#B0BEC5", "#B0BEC5", "#B0BEC5", "#B0BEC5", "#B0BEC5", "#B0BEC5", "#B0BEC5", "#B0BEC5", "#B0BEC5", "#B0BEC5", "#B0BEC5", "#B0BEC5", "#B0BEC5", "#B0BEC5", "#B0BEC5", "#B0BEC5", "#B0BEC5", "#B0BEC5", "#B0BEC5", "#B0BEC5", "#B0BEC5", "red", "#B0BEC5", "#B0BEC5", "#B0BEC5", "#B0BEC5", "#B0BEC5", "#B0BEC5", "#B0BEC5", "#B0BEC5", "#B0BEC5", "#B0BEC5", "#B0BEC5", "#B0BEC5", "#B0BEC5"]]}], "label": "Topic 34", "method": "update"}, {"args": [{"marker.color": [["#B0BEC5", "#B0BEC5", "#B0BEC5", "#B0BEC5", "#B0BEC5", "#B0BEC5", "#B0BEC5", "#B0BEC5", "#B0BEC5", "#B0BEC5", "#B0BEC5", "#B0BEC5", "#B0BEC5", "#B0BEC5", "#B0BEC5", "#B0BEC5", "#B0BEC5", "#B0BEC5", "#B0BEC5", "#B0BEC5", "#B0BEC5", "#B0BEC5", "#B0BEC5", "#B0BEC5", "#B0BEC5", "#B0BEC5", "#B0BEC5", "#B0BEC5", "#B0BEC5", "#B0BEC5", "#B0BEC5", "#B0BEC5", "#B0BEC5", "#B0BEC5", "#B0BEC5", "red", "#B0BEC5", "#B0BEC5", "#B0BEC5", "#B0BEC5", "#B0BEC5", "#B0BEC5", "#B0BEC5", "#B0BEC5", "#B0BEC5", "#B0BEC5", "#B0BEC5", "#B0BEC5"]]}], "label": "Topic 35", "method": "update"}, {"args": [{"marker.color": [["#B0BEC5", "#B0BEC5", "#B0BEC5", "#B0BEC5", "#B0BEC5", "#B0BEC5", "#B0BEC5", "#B0BEC5", "#B0BEC5", "#B0BEC5", "#B0BEC5", "#B0BEC5", "#B0BEC5", "#B0BEC5", "#B0BEC5", "#B0BEC5", "#B0BEC5", "#B0BEC5", "#B0BEC5", "#B0BEC5", "#B0BEC5", "#B0BEC5", "#B0BEC5", "#B0BEC5", "#B0BEC5", "#B0BEC5", "#B0BEC5", "#B0BEC5", "#B0BEC5", "#B0BEC5", "#B0BEC5", "#B0BEC5", "#B0BEC5", "#B0BEC5", "#B0BEC5", "#B0BEC5", "red", "#B0BEC5", "#B0BEC5", "#B0BEC5", "#B0BEC5", "#B0BEC5", "#B0BEC5", "#B0BEC5", "#B0BEC5", "#B0BEC5", "#B0BEC5", "#B0BEC5"]]}], "label": "Topic 36", "method": "update"}, {"args": [{"marker.color": [["#B0BEC5", "#B0BEC5", "#B0BEC5", "#B0BEC5", "#B0BEC5", "#B0BEC5", "#B0BEC5", "#B0BEC5", "#B0BEC5", "#B0BEC5", "#B0BEC5", "#B0BEC5", "#B0BEC5", "#B0BEC5", "#B0BEC5", "#B0BEC5", "#B0BEC5", "#B0BEC5", "#B0BEC5", "#B0BEC5", "#B0BEC5", "#B0BEC5", "#B0BEC5", "#B0BEC5", "#B0BEC5", "#B0BEC5", "#B0BEC5", "#B0BEC5", "#B0BEC5", "#B0BEC5", "#B0BEC5", "#B0BEC5", "#B0BEC5", "#B0BEC5", "#B0BEC5", "#B0BEC5", "#B0BEC5", "red", "#B0BEC5", "#B0BEC5", "#B0BEC5", "#B0BEC5", "#B0BEC5", "#B0BEC5", "#B0BEC5", "#B0BEC5", "#B0BEC5", "#B0BEC5"]]}], "label": "Topic 37", "method": "update"}, {"args": [{"marker.color": [["#B0BEC5", "#B0BEC5", "#B0BEC5", "#B0BEC5", "#B0BEC5", "#B0BEC5", "#B0BEC5", "#B0BEC5", "#B0BEC5", "#B0BEC5", "#B0BEC5", "#B0BEC5", "#B0BEC5", "#B0BEC5", "#B0BEC5", "#B0BEC5", "#B0BEC5", "#B0BEC5", "#B0BEC5", "#B0BEC5", "#B0BEC5", "#B0BEC5", "#B0BEC5", "#B0BEC5", "#B0BEC5", "#B0BEC5", "#B0BEC5", "#B0BEC5", "#B0BEC5", "#B0BEC5", "#B0BEC5", "#B0BEC5", "#B0BEC5", "#B0BEC5", "#B0BEC5", "#B0BEC5", "#B0BEC5", "#B0BEC5", "red", "#B0BEC5", "#B0BEC5", "#B0BEC5", "#B0BEC5", "#B0BEC5", "#B0BEC5", "#B0BEC5", "#B0BEC5", "#B0BEC5"]]}], "label": "Topic 38", "method": "update"}, {"args": [{"marker.color": [["#B0BEC5", "#B0BEC5", "#B0BEC5", "#B0BEC5", "#B0BEC5", "#B0BEC5", "#B0BEC5", "#B0BEC5", "#B0BEC5", "#B0BEC5", "#B0BEC5", "#B0BEC5", "#B0BEC5", "#B0BEC5", "#B0BEC5", "#B0BEC5", "#B0BEC5", "#B0BEC5", "#B0BEC5", "#B0BEC5", "#B0BEC5", "#B0BEC5", "#B0BEC5", "#B0BEC5", "#B0BEC5", "#B0BEC5", "#B0BEC5", "#B0BEC5", "#B0BEC5", "#B0BEC5", "#B0BEC5", "#B0BEC5", "#B0BEC5", "#B0BEC5", "#B0BEC5", "#B0BEC5", "#B0BEC5", "#B0BEC5", "#B0BEC5", "red", "#B0BEC5", "#B0BEC5", "#B0BEC5", "#B0BEC5", "#B0BEC5", "#B0BEC5", "#B0BEC5", "#B0BEC5"]]}], "label": "Topic 39", "method": "update"}, {"args": [{"marker.color": [["#B0BEC5", "#B0BEC5", "#B0BEC5", "#B0BEC5", "#B0BEC5", "#B0BEC5", "#B0BEC5", "#B0BEC5", "#B0BEC5", "#B0BEC5", "#B0BEC5", "#B0BEC5", "#B0BEC5", "#B0BEC5", "#B0BEC5", "#B0BEC5", "#B0BEC5", "#B0BEC5", "#B0BEC5", "#B0BEC5", "#B0BEC5", "#B0BEC5", "#B0BEC5", "#B0BEC5", "#B0BEC5", "#B0BEC5", "#B0BEC5", "#B0BEC5", "#B0BEC5", "#B0BEC5", "#B0BEC5", "#B0BEC5", "#B0BEC5", "#B0BEC5", "#B0BEC5", "#B0BEC5", "#B0BEC5", "#B0BEC5", "#B0BEC5", "#B0BEC5", "red", "#B0BEC5", "#B0BEC5", "#B0BEC5", "#B0BEC5", "#B0BEC5", "#B0BEC5", "#B0BEC5"]]}], "label": "Topic 40", "method": "update"}, {"args": [{"marker.color": [["#B0BEC5", "#B0BEC5", "#B0BEC5", "#B0BEC5", "#B0BEC5", "#B0BEC5", "#B0BEC5", "#B0BEC5", "#B0BEC5", "#B0BEC5", "#B0BEC5", "#B0BEC5", "#B0BEC5", "#B0BEC5", "#B0BEC5", "#B0BEC5", "#B0BEC5", "#B0BEC5", "#B0BEC5", "#B0BEC5", "#B0BEC5", "#B0BEC5", "#B0BEC5", "#B0BEC5", "#B0BEC5", "#B0BEC5", "#B0BEC5", "#B0BEC5", "#B0BEC5", "#B0BEC5", "#B0BEC5", "#B0BEC5", "#B0BEC5", "#B0BEC5", "#B0BEC5", "#B0BEC5", "#B0BEC5", "#B0BEC5", "#B0BEC5", "#B0BEC5", "#B0BEC5", "red", "#B0BEC5", "#B0BEC5", "#B0BEC5", "#B0BEC5", "#B0BEC5", "#B0BEC5"]]}], "label": "Topic 41", "method": "update"}, {"args": [{"marker.color": [["#B0BEC5", "#B0BEC5", "#B0BEC5", "#B0BEC5", "#B0BEC5", "#B0BEC5", "#B0BEC5", "#B0BEC5", "#B0BEC5", "#B0BEC5", "#B0BEC5", "#B0BEC5", "#B0BEC5", "#B0BEC5", "#B0BEC5", "#B0BEC5", "#B0BEC5", "#B0BEC5", "#B0BEC5", "#B0BEC5", "#B0BEC5", "#B0BEC5", "#B0BEC5", "#B0BEC5", "#B0BEC5", "#B0BEC5", "#B0BEC5", "#B0BEC5", "#B0BEC5", "#B0BEC5", "#B0BEC5", "#B0BEC5", "#B0BEC5", "#B0BEC5", "#B0BEC5", "#B0BEC5", "#B0BEC5", "#B0BEC5", "#B0BEC5", "#B0BEC5", "#B0BEC5", "#B0BEC5", "red", "#B0BEC5", "#B0BEC5", "#B0BEC5", "#B0BEC5", "#B0BEC5"]]}], "label": "Topic 42", "method": "update"}, {"args": [{"marker.color": [["#B0BEC5", "#B0BEC5", "#B0BEC5", "#B0BEC5", "#B0BEC5", "#B0BEC5", "#B0BEC5", "#B0BEC5", "#B0BEC5", "#B0BEC5", "#B0BEC5", "#B0BEC5", "#B0BEC5", "#B0BEC5", "#B0BEC5", "#B0BEC5", "#B0BEC5", "#B0BEC5", "#B0BEC5", "#B0BEC5", "#B0BEC5", "#B0BEC5", "#B0BEC5", "#B0BEC5", "#B0BEC5", "#B0BEC5", "#B0BEC5", "#B0BEC5", "#B0BEC5", "#B0BEC5", "#B0BEC5", "#B0BEC5", "#B0BEC5", "#B0BEC5", "#B0BEC5", "#B0BEC5", "#B0BEC5", "#B0BEC5", "#B0BEC5", "#B0BEC5", "#B0BEC5", "#B0BEC5", "#B0BEC5", "red", "#B0BEC5", "#B0BEC5", "#B0BEC5", "#B0BEC5"]]}], "label": "Topic 43", "method": "update"}, {"args": [{"marker.color": [["#B0BEC5", "#B0BEC5", "#B0BEC5", "#B0BEC5", "#B0BEC5", "#B0BEC5", "#B0BEC5", "#B0BEC5", "#B0BEC5", "#B0BEC5", "#B0BEC5", "#B0BEC5", "#B0BEC5", "#B0BEC5", "#B0BEC5", "#B0BEC5", "#B0BEC5", "#B0BEC5", "#B0BEC5", "#B0BEC5", "#B0BEC5", "#B0BEC5", "#B0BEC5", "#B0BEC5", "#B0BEC5", "#B0BEC5", "#B0BEC5", "#B0BEC5", "#B0BEC5", "#B0BEC5", "#B0BEC5", "#B0BEC5", "#B0BEC5", "#B0BEC5", "#B0BEC5", "#B0BEC5", "#B0BEC5", "#B0BEC5", "#B0BEC5", "#B0BEC5", "#B0BEC5", "#B0BEC5", "#B0BEC5", "#B0BEC5", "red", "#B0BEC5", "#B0BEC5", "#B0BEC5"]]}], "label": "Topic 44", "method": "update"}, {"args": [{"marker.color": [["#B0BEC5", "#B0BEC5", "#B0BEC5", "#B0BEC5", "#B0BEC5", "#B0BEC5", "#B0BEC5", "#B0BEC5", "#B0BEC5", "#B0BEC5", "#B0BEC5", "#B0BEC5", "#B0BEC5", "#B0BEC5", "#B0BEC5", "#B0BEC5", "#B0BEC5", "#B0BEC5", "#B0BEC5", "#B0BEC5", "#B0BEC5", "#B0BEC5", "#B0BEC5", "#B0BEC5", "#B0BEC5", "#B0BEC5", "#B0BEC5", "#B0BEC5", "#B0BEC5", "#B0BEC5", "#B0BEC5", "#B0BEC5", "#B0BEC5", "#B0BEC5", "#B0BEC5", "#B0BEC5", "#B0BEC5", "#B0BEC5", "#B0BEC5", "#B0BEC5", "#B0BEC5", "#B0BEC5", "#B0BEC5", "#B0BEC5", "#B0BEC5", "red", "#B0BEC5", "#B0BEC5"]]}], "label": "Topic 45", "method": "update"}, {"args": [{"marker.color": [["#B0BEC5", "#B0BEC5", "#B0BEC5", "#B0BEC5", "#B0BEC5", "#B0BEC5", "#B0BEC5", "#B0BEC5", "#B0BEC5", "#B0BEC5", "#B0BEC5", "#B0BEC5", "#B0BEC5", "#B0BEC5", "#B0BEC5", "#B0BEC5", "#B0BEC5", "#B0BEC5", "#B0BEC5", "#B0BEC5", "#B0BEC5", "#B0BEC5", "#B0BEC5", "#B0BEC5", "#B0BEC5", "#B0BEC5", "#B0BEC5", "#B0BEC5", "#B0BEC5", "#B0BEC5", "#B0BEC5", "#B0BEC5", "#B0BEC5", "#B0BEC5", "#B0BEC5", "#B0BEC5", "#B0BEC5", "#B0BEC5", "#B0BEC5", "#B0BEC5", "#B0BEC5", "#B0BEC5", "#B0BEC5", "#B0BEC5", "#B0BEC5", "#B0BEC5", "red", "#B0BEC5"]]}], "label": "Topic 46", "method": "update"}, {"args": [{"marker.color": [["#B0BEC5", "#B0BEC5", "#B0BEC5", "#B0BEC5", "#B0BEC5", "#B0BEC5", "#B0BEC5", "#B0BEC5", "#B0BEC5", "#B0BEC5", "#B0BEC5", "#B0BEC5", "#B0BEC5", "#B0BEC5", "#B0BEC5", "#B0BEC5", "#B0BEC5", "#B0BEC5", "#B0BEC5", "#B0BEC5", "#B0BEC5", "#B0BEC5", "#B0BEC5", "#B0BEC5", "#B0BEC5", "#B0BEC5", "#B0BEC5", "#B0BEC5", "#B0BEC5", "#B0BEC5", "#B0BEC5", "#B0BEC5", "#B0BEC5", "#B0BEC5", "#B0BEC5", "#B0BEC5", "#B0BEC5", "#B0BEC5", "#B0BEC5", "#B0BEC5", "#B0BEC5", "#B0BEC5", "#B0BEC5", "#B0BEC5", "#B0BEC5", "#B0BEC5", "#B0BEC5", "red"]]}], "label": "Topic 47", "method": "update"}]}], "title": {"font": {"color": "Black", "size": 22}, "text": "<b>Intertopic Distance Map</b>", "x": 0.5, "xanchor": "center", "y": 0.95, "yanchor": "top"}, "width": 650, "xaxis": {"anchor": "y", "domain": [0, 1], "range": [-7.758, 29.28], "title": {"text": ""}, "visible": false}, "yaxis": {"anchor": "x", "domain": [0, 1], "range": [-7.892, 20.6], "title": {"text": ""}, "visible": false}}}

### Figure 2 — Plotly figure (JSON) as saved in the notebook; plotly's stock layout.template omitted (floating-point values rounded to 4 significant figures; data arrays with more than 128 entries replaced by an {"elided": "..."} marker saying what was removed)
{"data": [{"coloraxis": "coloraxis", "hovertemplate": "x: %{x}<br>y: %{y}<br>Similarity Score: %{z}<extra></extra>", "name": "0", "type": "heatmap", "x": ["0_nvidia_gaming_year", "1_china_point_trump", "2_zacks_year_share", "3_semiconductor_zacks_etf", "4_year_year year_cash", "5_close_performer_settle", "6_amd_radeon_graphic", "7_nvidia past_past nvidia_n...", "8_past nvidia_nvidia past_n...", "9_zacks_zacks rank_rank", "10_micron_dram_nand", "11_tracey_podcast_zacks", "12_amd_year_share", "13_bitcoin_blockchain_etf", "14_apple_iphone_service", "15_driving_vehicle_self", "16_driving_self_self driving", "17_resistance_break_roku", "18_car_driving_vehicle", "19_game_gaming_video game", "20_intel_data center_center", "21_corporation_wedge_popped", "22_facebook_user_ad", "23_at40_t2108_50dma", "24_ai_robotics_ml", "25_tech_etf_zacks", "26_intel_ai_chip", "27_oil_scenario_pivot", "28_reported_et_focus premar...", "29_qualcomm_patent_commission", "30_nvidia past_past nvidia_...", "31_qualcomm_chip_broadcom", "32_euro_european_dollar", "33_cadence_design_verificat...", "34_instrument_texas_texas i...", "35_microsoft_google_year", "36_storage_pure storage_pure", "37_nvidia past_nvidia_past ...", "38_free lunch_lunch_episode", "39_oil_crude_energy", "40_portfolio_trader_editor", "41_q4_estimate_member", "42_yield_dollar_dma", "43_resistance_higher_breaking", "44_western_sandisk_storage", "45_ratio_peg ratio_nvda", "46_cryptocurrency_mining_amd", "47_baidu_apollo_driving"], "xaxis": "x", "y": ["0_nvidia_gaming_year", "1_china_point_trump", "2_zacks_year_share", "3_semiconductor_zacks_etf", "4_year_year year_cash", "5_close_performer_settle", "6_amd_radeon_graphic", "7_nvidia past_past nvidia_n...", "8_past nvidia_nvidia past_n...", "9_zacks_zacks rank_rank", "10_micron_dram_nand", "11_tracey_podcast_zacks", "12_amd_year_share", "13_bitcoin_blockchain_etf", "14_apple_iphone_service", "15_driving_vehicle_self", "16_driving_self_self driving", "17_resistance_break_roku", "18_car_driving_vehicle", "19_game_gaming_video game", "20_intel_data center_center", "21_corporation_wedge_popped", "22_facebook_user_ad", "23_at40_t2108_50dma", "24_ai_robotics_ml", "25_tech_etf_zacks", "26_intel_ai_chip", "27_oil_scenario_pivot", "28_reported_et_focus premar...", "29_qualcomm_patent_commission", "30_nvidia past_past nvidia_...", "31_qualcomm_chip_broadcom", "32_euro_european_dollar", "33_cadence_design_verificat...", "34_instrument_texas_texas i...", "35_microsoft_google_year", "36_storage_pure storage_pure", "37_nvidia past_nvidia_past ...", "38_free lunch_lunch_episode", "39_oil_crude_energy", "40_portfolio_trader_editor", "41_q4_estimate_member", "42_yield_dollar_dma", "43_resistance_higher_breaking", "44_western_sandisk_storage", "45_ratio_peg ratio_nvda", "46_cryptocurrency_mining_amd", "47_baidu_apollo_driving"], "yaxis": "y", "z": {"elided": "48x48 float values"}}], "layout": {"coloraxis": {"colorbar": {"title": {"text": "Similarity Score"}}, "colorscale": [[0, "rgb(247,252,240)"], [0.125, "rgb(224,243,219)"], [0.25, "rgb(204,235,197)"], [0.375, "rgb(168,221,181)"], [0.5, "rgb(123,204,196)"], [0.625, "rgb(78,179,211)"], [0.75, "rgb(43,140,190)"], [0.875, "rgb(8,104,172)"], [1, "rgb(8,64,129)"]]}, "height": 800, "hoverlabel": {"bgcolor": "white", "font": {"family": "Rockwell", "size": 16}}, "legend": {"title": {"text": "Trend"}}, "margin": {"t": 60}, "showlegend": true, "title": {"font": {"color": "Black", "size": 22}, "text": "<b>Similarity Matrix</b>", "x": 0.55, "xanchor": "center", "y": 0.95, "yanchor": "top"}, "width": 800, "xaxis": {"anchor": "y", "constrain": "domain", "domain": [0, 1], "scaleanchor": "y"}, "yaxis": {"anchor": "x", "autorange": "reversed", "constrain": "domain", "domain": [0, 1]}}}
